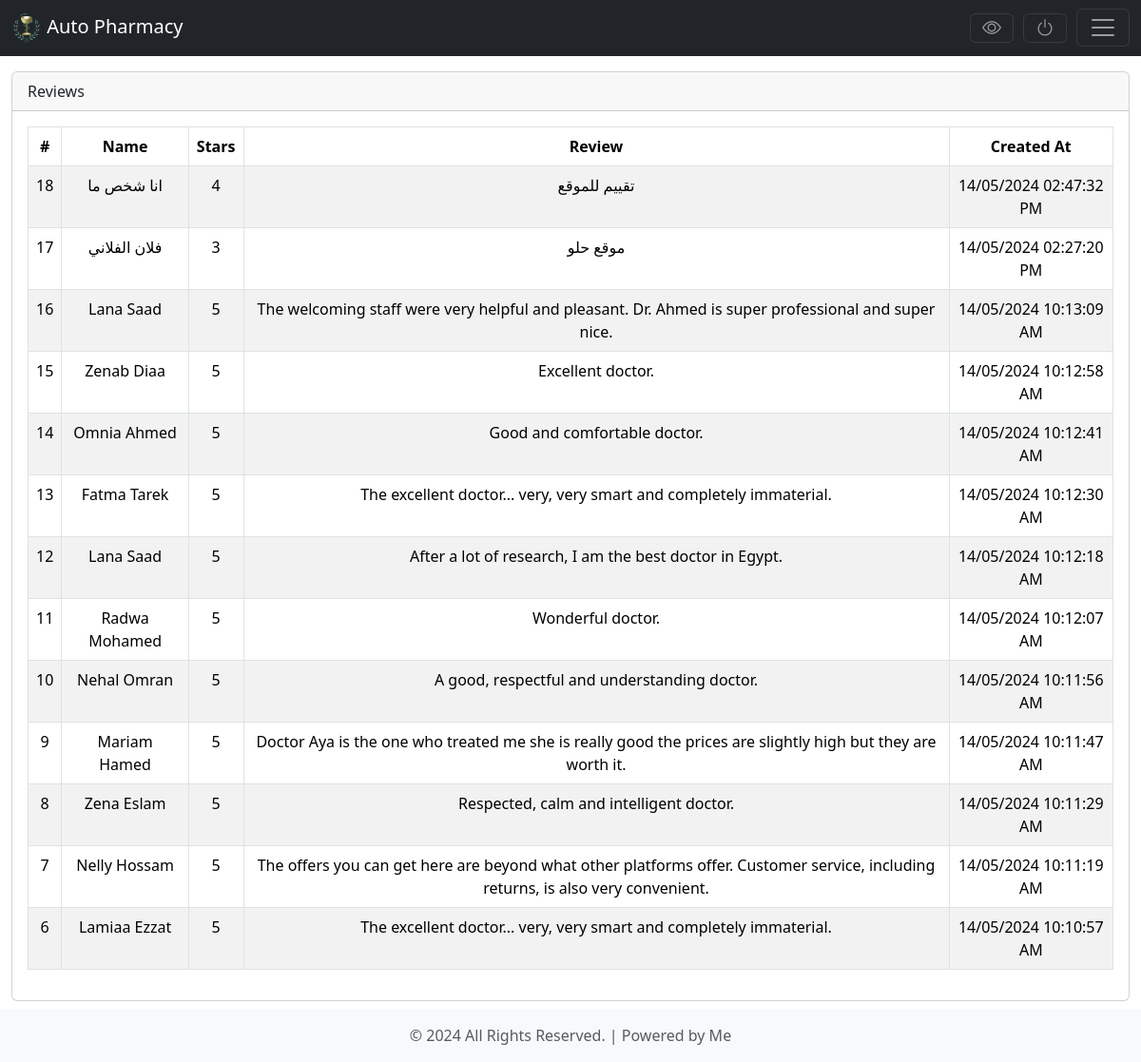
Screenshot of /admin/reviews/index.php (signed in) with the database file from the repository.
### tables this page shows
CREATE TABLE `rate_us` (
  `id` int(11) NOT NULL,
  `name` varchar(350) NOT NULL,
  `stars` int(11) NOT NULL,
  `msg` text NOT NULL,
  `created_at` datetime NOT NULL DEFAULT sysdate(),
  `deleted` char(1) NOT NULL DEFAULT 'N'
);

### classes/Info.php (called while the page is built, shortened)
<?php
class Info
{
    public static $DB_HOSTNAME = '127.0.0.1',
        $DB_USERNAME = 'root',
        $DB_PASSWORD = '',
        $DB_NAME = 'pharmacy',
        $P_KEYS = ['s', 'd', 'i', 'b'],
        $conn = null;
    public static function open_conn()
    {
        if (empty(Info::$conn)) {
            Info::$conn = mysqli_connect(Info::$DB_HOSTNAME, Info::$DB_USERNAME, Info::$DB_PASSWORD, Info::$DB_NAME);
            Info::$conn->set_charset('utf8');
        }
    }
    public static function getQuery($sql, $params = null)
    {
        if (!empty($sql)) {
            $rslt = [];
            try {
                $stmt = mysqli_prepare(Info::$conn, $sql);
                if ($stmt->execute()) {
                    $rslt = mysqli_fetch_all($stmt->get_result(), MYSQLI_BOTH);
                }
            } catch (Exception $e) {
                echo $e;
                die();
            } finally {
                return $rslt;
            }
        }
    }
}

### admin/reviews/index.php (the view, shortened to what this page needs)
<?php
$data = Info::getQuery("select id,
                                name,
                                stars,
                                msg,
                                date_format(created_at, '%d/%m/%Y %r') as created_at
                            from rate_us
                        where deleted = 'N'
                        order by id desc");
?>
<!doctype html>
<html lang="en" class="h-100">
<head>
    <?php require_once '../pages/h-scripts.php' ?>
    <link href="https://cdn.datatables.net/2.0.7/css/dataTables.bootstrap5.css" rel="stylesheet">
    <link href="https://cdn.datatables.net/responsive/3.0.2/css/responsive.bootstrap5.css" rel="stylesheet">
    <link href="https://cdn.datatables.net/buttons/3.0.2/css/buttons.bootstrap5.css" rel="stylesheet">
</head>
<body class="d-flex flex-column h-100">
    <?php require_once '../pages/header.php' ?>
    <main class="flex-shrink-0">
        <div class="container-fluid mt-3 mb-2">
            <div class="card">
                <div class="card-header">
                    <div class="row">
                        <div class="col-xl-12 col-lg-12 col-md-12 align-self-center">
                            Reviews
                        </div>
                    </div>
                </div>
                <div class="card-body">
                    <table id="tbl_data" class="table table-striped table-bordered table-hover text-center">
                        <thead>
                            <tr>
                                <th class="text-center">#</th>
                                <th class="text-center">Name</th>
                                <th class="text-center">Stars</th>
                                <th class="text-center">Review</th>
                                <th class="text-center">Created At</th>
                            </tr>
                        </thead>
                        <tbody>
                            <?php
                            if (!empty($data) && is_countable($data) && count($data) > 0) {
                                foreach ($data as $row) {
                                    echo '<tr>
                                            <td>' . $row['id'] . '</td>
                                            <td>' . $row['name'] . '</td>
                                            <td>' . $row['stars'] . '</td>
                                            <td>' . $row['msg'] . '</td>
                                            <td>' . $row['created_at'] . '</td>
                                        </tr>';
                                }
                            }
                            ?>
                        </tbody>
                    </table>
                </div>
            </div>
        </div>
    </main>
    <?php require_once '../pages/footer.php' ?>
</body>
</html>

### rows the page displays
rate_us: id "18", name "انا شخص ما", stars "4", msg "تقييم للموقع", created_at "14/05/2024 02:47:32 PM"
rate_us: id "17", name "فلان الفلاني", stars "3", msg "موقع حلو", created_at "14/05/2024 02:27:20 PM"
rate_us: id "16", name "Lana Saad", stars "5", msg "The welcoming staff were very helpful and pleasant. Dr. Ahmed is super professional and super nice.", created_at "14/05/2024 10:13:09 AM"
rate_us: id "15", name "Zenab Diaa", stars "5", msg "Excellent doctor.", created_at "14/05/2024 10:12:58 AM"
rate_us: id "14", name "Omnia Ahmed", stars "5", msg "Good and comfortable doctor.", created_at "14/05/2024 10:12:41 AM"
rate_us: id "13", name "Fatma Tarek", stars "5", msg "The excellent doctor... very, very smart and completely immaterial.", created_at "14/05/2024 10:12:30 AM"
rate_us: id "12", name "Lana Saad", stars "5", msg "After a lot of research, I am the best doctor in Egypt.", created_at "14/05/2024 10:12:18 AM"
rate_us: id "11", name "Radwa Mohamed", stars "5", msg "Wonderful doctor.", created_at "14/05/2024 10:12:07 AM"
rate_us: id "10", name "Nehal Omran", stars "5", msg "A good, respectful and understanding doctor.", created_at "14/05/2024 10:11:56 AM"
rate_us: id "9", name "Mariam Hamed", stars "5", msg "Doctor Aya is the one who treated me she is really good the prices are slightly high but they are worth it.", created_at "14/05/2024 10:11:47 AM"
rate_us: id "8", name "Zena Eslam", stars "5", msg "Respected, calm and intelligent doctor.", created_at "14/05/2024 10:11:29 AM"
rate_us: id "7", name "Nelly Hossam", stars "5", msg "The offers you can get here are beyond what other platforms offer. Customer service, including returns, is also very convenient.", created_at "14/05/2024 10:11:19 AM"
rate_us: id "6", name "Lamiaa Ezzat", stars "5", msg "The excellent doctor... very, very smart and completely immaterial.", created_at "14/05/2024 10:10:57 AM"
